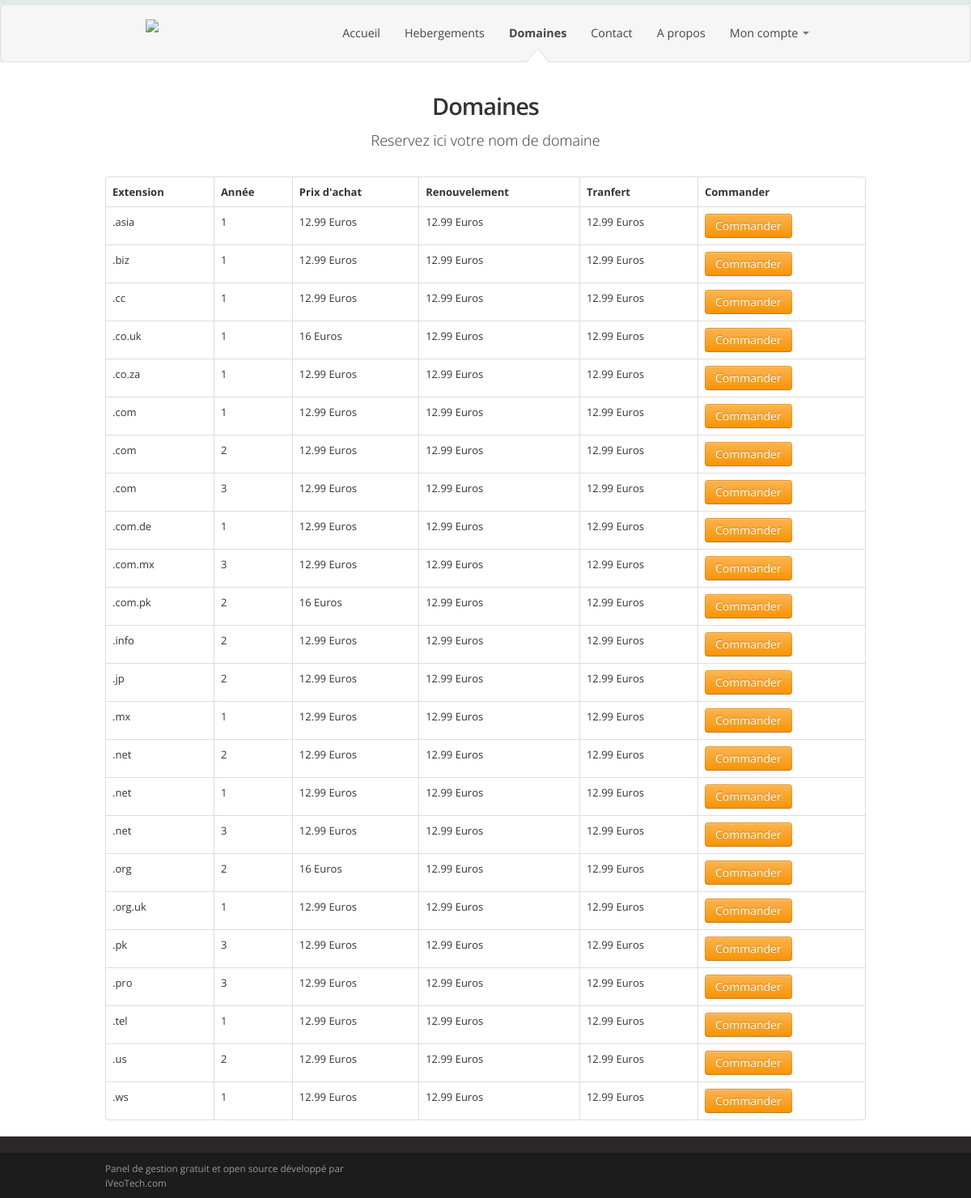
/domaines.php, run on the app's committed database.
### tables this page shows
CREATE TABLE IF NOT EXISTS `hostime_domaine` (
  `id` int(11) NOT NULL AUTO_INCREMENT,
  `ext` varchar(50) NOT NULL,
  `annee` int(11) NOT NULL,
  `achat` float NOT NULL,
  `renouv` float NOT NULL,
  `trans` float NOT NULL,
  PRIMARY KEY (`id`)
);

### domaines.php (the view, shortened to what this page needs)
<!DOCTYPE html>
<html class="not-ie" lang="en">
<head>
	<link href="css/style.min.css" rel="stylesheet">
	<link href="css/font-awesome/font-awesome.css" rel="stylesheet">
</head>
<body>
<?php
include("header.php");
?>
	<div id="content" class="container">
	<div class="hero-unit">
		<div class="ac">
			<h1>Domaines</h1>
			<p>Reservez ici votre nom de domaine</p>
		</div>
	</div>
<?php
echo "<center>";
	echo "<table class='table table-bordered'>";
		echo "<thead>";
			echo "<tr>";
				echo "<th>Extension</th>";
				echo "<th>Année</th>";
				echo "<th>Prix d'achat</th>";
				echo "<th>Renouvelement</th>";
				echo "<th>Tranfert</th>";
				echo "<th>Commander</th>";
			echo "</tr>";
		echo "</thead>";
			$sql =" SELECT *
					FROM hostime_domaine
					ORDER BY ext ASC";
		$req = mysql_query($sql) or die('Erreur SQL !'.$sql.'<br>'.mysql_error());
		while ($data = mysql_fetch_assoc($req) )
		{
		echo "<tbody>";
			echo "<tr>";
				echo "<td rowspan='2'>".$data['ext']."</td>";
				echo "<td>".$data['annee']."</td>";
				echo "<td>".$data['achat']." Euros</td>";
				echo "<td>".$data['renouv']." Euros</td>";
				echo "<td>".$data['trans']." Euros</td>";
				echo "<td><a href=\"commandes.php?dom=".$data['id']."\" class='btn btn-warning'>Commander</a></td>";
			echo "</tr>";
		}
		echo "</tbody>";
		echo "</table>";
	echo "</center>";
?>
	</div>
<?php
include("footer.php");
?>
</body>
</html>

### data on the page
hostime_domaine: ext ".asia", annee "1", achat "12.99", renouv "12.99", trans "12.99"
hostime_domaine: ext ".biz", annee "1", achat "12.99", renouv "12.99", trans "12.99"
hostime_domaine: ext ".cc", annee "1", achat "12.99", renouv "12.99", trans "12.99"
hostime_domaine: ext ".co.uk", annee "1", achat "16", renouv "12.99", trans "12.99"
hostime_domaine: ext ".co.za", annee "1", achat "12.99", renouv "12.99", trans "12.99"
hostime_domaine: ext ".com", annee "1", achat "12.99", renouv "12.99", trans "12.99"
hostime_domaine: ext ".com", annee "2", achat "12.99", renouv "12.99", trans "12.99"
hostime_domaine: ext ".com", annee "3", achat "12.99", renouv "12.99", trans "12.99"
hostime_domaine: ext ".com.de", annee "1", achat "12.99", renouv "12.99", trans "12.99"
hostime_domaine: ext ".com.mx", annee "3", achat "12.99", renouv "12.99", trans "12.99"
hostime_domaine: ext ".com.pk", annee "2", achat "16", renouv "12.99", trans "12.99"
hostime_domaine: ext ".info", annee "2", achat "12.99", renouv "12.99", trans "12.99"
hostime_domaine: ext ".jp", annee "2", achat "12.99", renouv "12.99", trans "12.99"
hostime_domaine: ext ".mx", annee "1", achat "12.99", renouv "12.99", trans "12.99"
hostime_domaine: ext ".net", annee "2", achat "12.99", renouv "12.99", trans "12.99"
hostime_domaine: ext ".net", annee "1", achat "12.99", renouv "12.99", trans "12.99"
hostime_domaine: ext ".net", annee "3", achat "12.99", renouv "12.99", trans "12.99"
hostime_domaine: ext ".org", annee "2", achat "16", renouv "12.99", trans "12.99"
hostime_domaine: ext ".org.uk", annee "1", achat "12.99", renouv "12.99", trans "12.99"
hostime_domaine: ext ".pk", annee "3", achat "12.99", renouv "12.99", trans "12.99"
hostime_domaine: ext ".pro", annee "3", achat "12.99", renouv "12.99", trans "12.99"
hostime_domaine: ext ".tel", annee "1", achat "12.99", renouv "12.99", trans "12.99"
hostime_domaine: ext ".us", annee "2", achat "12.99", renouv "12.99", trans "12.99"
hostime_domaine: ext ".ws", annee "1", achat "12.99", renouv "12.99", trans "12.99"
